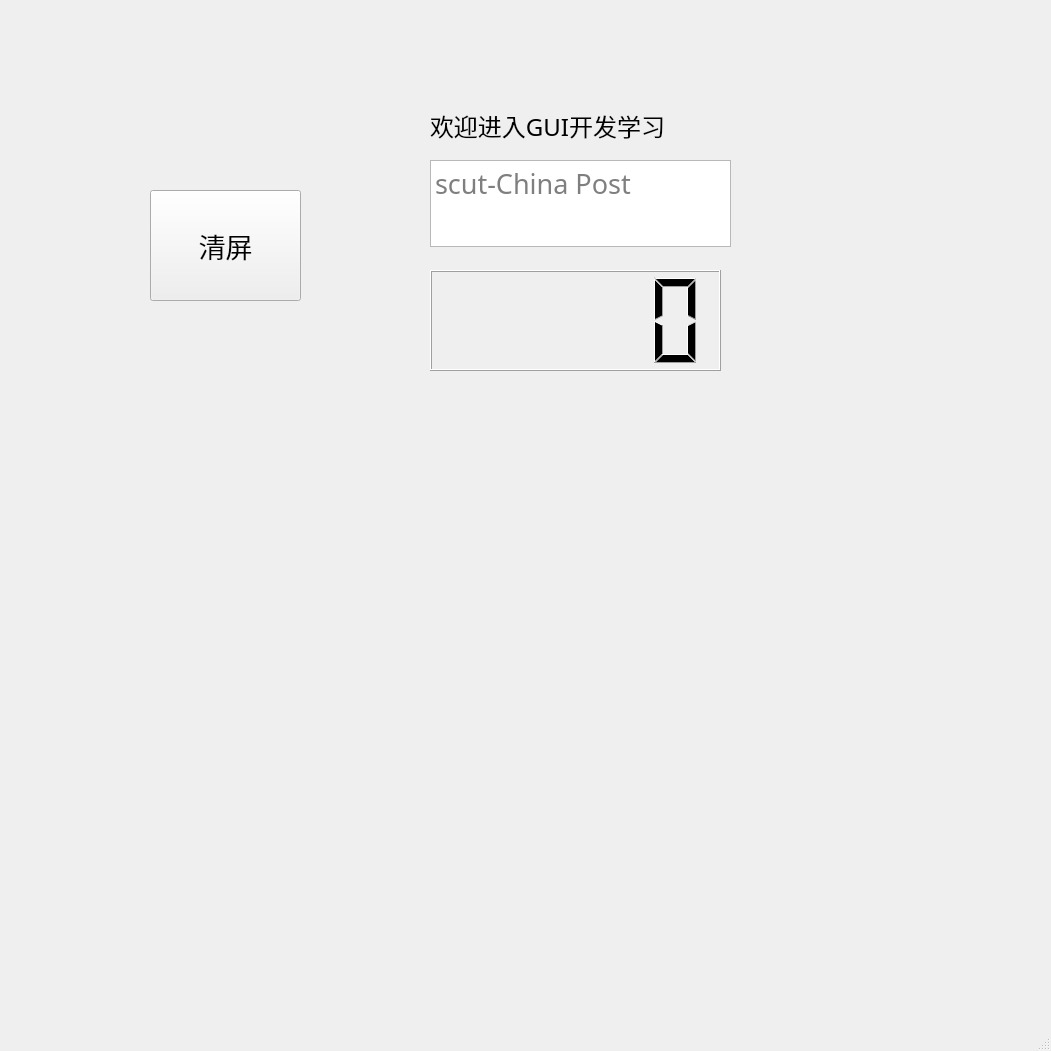
<?xml version="1.0" encoding="UTF-8"?>
<ui version="4.0">
 <class>MainWindow</class>
 <widget class="QMainWindow" name="MainWindow">
  <property name="geometry">
   <rect>
    <x>0</x>
    <y>0</y>
    <width>1051</width>
    <height>1051</height>
   </rect>
  </property>
  <property name="windowTitle">
   <string>MainWindow</string>
  </property>
  <widget class="QWidget" name="centralwidget">
   <widget class="QTextEdit" name="textEdit">
    <property name="geometry">
     <rect>
      <x>430</x>
      <y>160</y>
      <width>301</width>
      <height>87</height>
     </rect>
    </property>
    <property name="font">
     <font>
      <family>黑体</family>
      <pointsize>20</pointsize>
     </font>
    </property>
    <property name="placeholderText">
     <string>scut-China Post</string>
    </property>
   </widget>
   <widget class="QLabel" name="label">
    <property name="geometry">
     <rect>
      <x>430</x>
      <y>90</y>
      <width>291</width>
      <height>71</height>
     </rect>
    </property>
    <property name="font">
     <font>
      <family>楷体_GB2312</family>
      <pointsize>18</pointsize>
     </font>
    </property>
    <property name="text">
     <string>欢迎进入GUI开发学习</string>
    </property>
   </widget>
   <widget class="QLCDNumber" name="lcdNumber">
    <property name="geometry">
     <rect>
      <x>430</x>
      <y>270</y>
      <width>291</width>
      <height>101</height>
     </rect>
    </property>
   </widget>
   <widget class="QPushButton" name="pushButton">
    <property name="geometry">
     <rect>
      <x>150</x>
      <y>190</y>
      <width>151</width>
      <height>111</height>
     </rect>
    </property>
    <property name="font">
     <font>
      <family>微软雅黑</family>
      <pointsize>20</pointsize>
     </font>
    </property>
    <property name="text">
     <string>清屏</string>
    </property>
   </widget>
  </widget>
  <widget class="QMenuBar" name="menubar">
   <property name="geometry">
    <rect>
     <x>0</x>
     <y>0</y>
     <width>1051</width>
     <height>26</height>
    </rect>
   </property>
  </widget>
  <widget class="QStatusBar" name="statusbar"/>
 </widget>
 <resources/>
 <connections>
  <connection>
   <sender>pushButton</sender>
   <signal>clicked()</signal>
   <receiver>MainWindow</receiver>
   <slot>close()</slot>
   <hints>
    <hint type="sourcelabel">
     <x>246</x>
     <y>307</y>
    </hint>
    <hint type="destinationlabel">
     <x>325</x>
     <y>386</y>
    </hint>
   </hints>
  </connection>
 </connections>
</ui>
